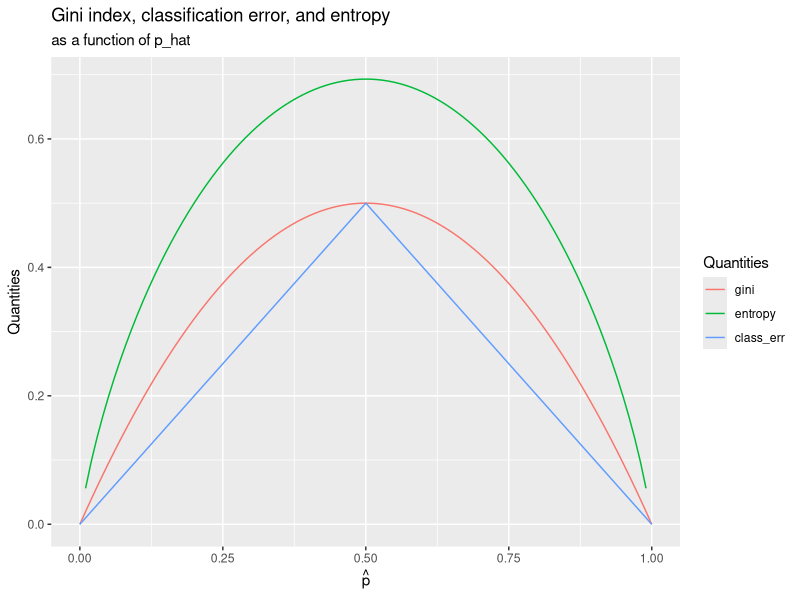

Write R code to recreate this figure.
## ---- chunk 1
library(ggplot2)
p <- seq(0, 1, 0.01)
df <- data.frame(
  p = p,
  gini = p * (1 - p) * 2,
  entropy = -(p * log(p) + (1 - p) * log(1 - p)),
  class_err = 1 - pmax(p, 1 - p)
) 
print(df, width = 200)
## ---- chunk 2
library(reshape2)
df_melted <- melt(df, id.vars = "p") |>
  print(width = 200)
## ---- chunk 3
# Plot using ggplot
ggplot(df_melted, aes(x = p, y = value, color = variable), na.rm = true) +
  geom_line() +
  labs(
    title = "Gini index, classification error, and entropy",
    subtitle = "as a function of p_hat",
    x = expression(hat(p)),
    y = "Quantities",
    color = "Quantities"
  )
